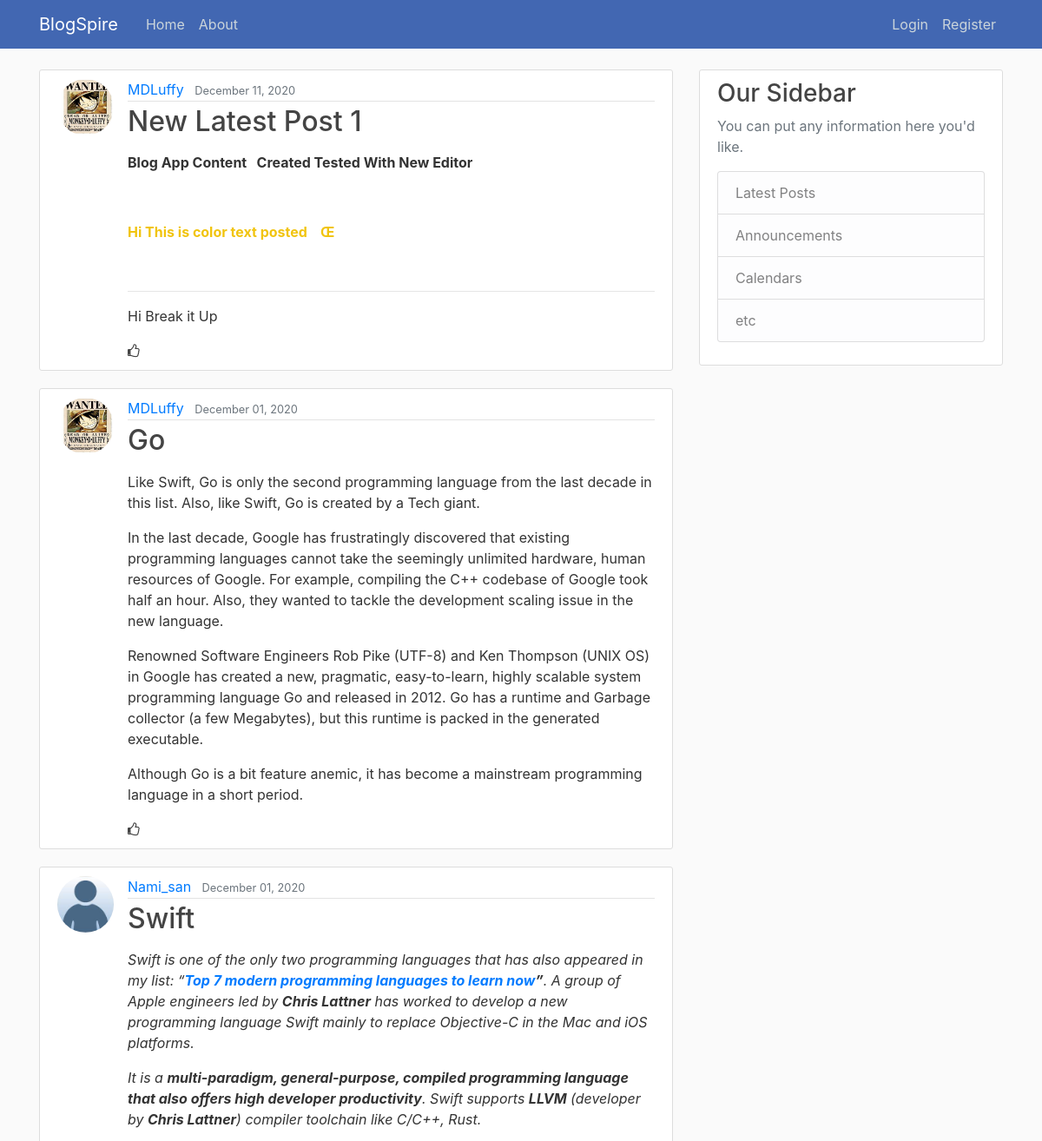
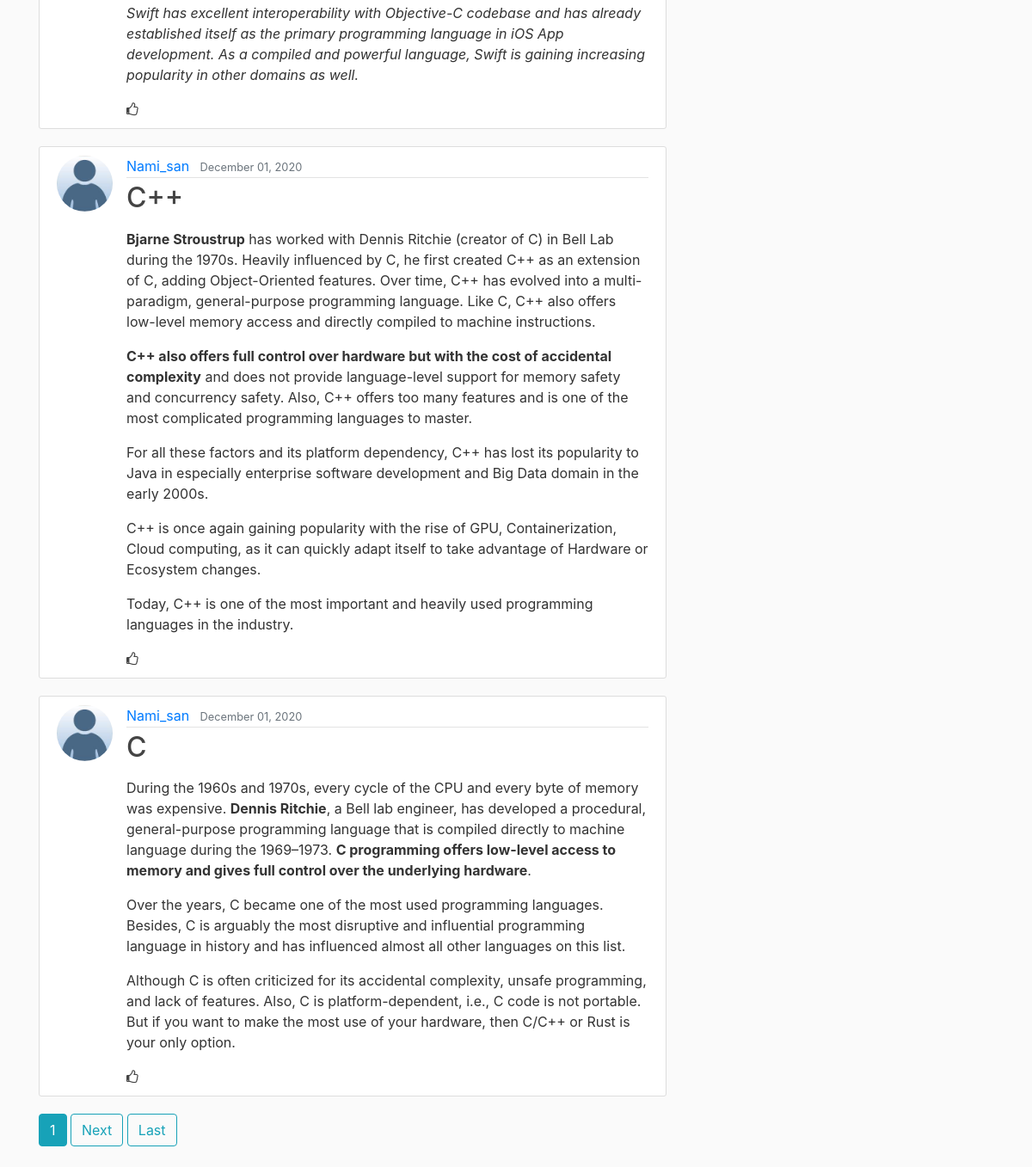
The page / on the database its author committed (2 pictures, top to bottom).
### blog/models.py (models this page shows, shortened)
class Post(models.Model):
    title = models.CharField(max_length=150)
    content = RichTextField(blank=True , null=True)
    date_posted = models.DateTimeField(default=timezone.now)
    author = models.ForeignKey(User, on_delete=models.CASCADE)
    likes = models.ManyToManyField(User, related_name='blog_posts')

### users/models.py (models this page shows, shortened)
class Profile(models.Model): # add whatever you like the info about the author
    user = models.OneToOneField(User, on_delete=models.CASCADE)
    image = models.ImageField(default = 'default.jpg' , upload_to='profile_pics')

### blog/views.py (the view)
# urls.py: path('', PostListView.as_view(), name = 'blog-home'),
class PostListView(ListView):
    model = Post
    template_name = 'blog/home.html' # <app> /<model>_<viewtype>.html
    context_object_name = 'posts'
    ordering = ['-date_posted']
    paginate_by = 5

### blog/templates/blog/home.html (shortened to what this page needs)
{% extends "blog/base.html" %}
{% block content %}
{% for post in posts %}
<article class="media content-section">
  <img class="rounded-circle  article-img" src="{{ post.author.profile.image.url}}">
  <div class="media-body">
    <div class="article-metadata">
      <a class="mr-2" href="{% url 'user-posts' post.author.username %}">{{ post.author }}</a>
      <small class="text-muted">{{ post.date_posted|date:'F d, Y' }}</small>
    </div>
    <h2><a class="article-title" href="{% url 'post-detail' post.id  %}">{{ post.title }}</a></h2>
    <p class="article-content">{{ post.content | safe }}</p>
    <a class="article-title" href="{% url 'post-detail' post.id  %}"><i class="fa fa-thumbs-o-up"></i></a>
  </div>
</article>
{% endfor %}
{%  if is_paginated %}
{% for num in page_obj.paginator.page_range %}
  {% if page_obj.number == num  %}
 <a class="btn btn-info mb-4" href="?page={{ num }}">{{ num }}</a>
 {% elif num > page_obj.number|add:'-3' and  num < page_obj.number|add:'-3' %}
 <a class="btn btn-outline-info mb-4" href="?page={{ num }}">{{ num }}</a>
 {% endif %}
 {% endfor %}
{% if page_obj.has_next %}
<a class="btn btn-outline-info mb-4" href="?page={{page_obj.next_page_number}}">Next</a>
<a class="btn btn-outline-info mb-4" href="?page={{page_obj.paginator.num_pages }}">Last</a>
{% endif %}
{% endif %}
{% endblock content %}

### blog/templates/blog/base.html (shortened to what this page needs)
{% load static %}
<!DOCTYPE html>
<html>
<head>
    <link rel="stylesheet" href="https://maxcdn.bootstrapcdn.com/bootstrap/4.0.0/css/bootstrap.min.css">
    <link rel="stylesheet" href="https://maxcdn.bootstrapcdn.com/font-awesome/4.4.0/css/font-awesome.min.css">
    <link rel="stylesheet" type="text/css" href="{% static 'blog/main.css' %}">
</head>
<body>
    <header class="site-header">
      <nav class="navbar navbar-expand-md navbar-dark bg-steel fixed-top">
        <div class="container">
          <a class="navbar-brand mr-4" href="{% url 'blog-home' %}">BlogSpire</a>
          <div class="collapse navbar-collapse" id="navbarToggle">
            <div class="navbar-nav mr-auto">
              <a class="nav-item nav-link" href="{% url 'blog-home' %}">Home</a>
              <a class="nav-item nav-link" href="{% url 'blog-about' %}">About</a>
            </div>
            <div class="navbar-nav">
              {% if user.is_authenticated %}
              <a class="nav-item nav-link" href="{% url 'post-create' %}">New Post</a>
              <a class="nav-item nav-link" href="{% url 'profile' %}">Profile  </a>
              <a class="nav-item nav-link" href="{% url 'logout' %}">Logout</a>
              {% else %}
              <a class="nav-item nav-link" href="{% url 'login' %}">Login</a>
              <a class="nav-item nav-link" href="{% url 'register' %}">Register</a>
              {% endif %}
            </div>
          </div>
        </div>
      </nav>
    </header>
    <main role="main" class="container">
      <div class="row">
        <div class="col-md-8">
          {% block content %}{% endblock %}
        </div>
        <div class="col-md-4">
          <div class="content-section">
            <h3>Our Sidebar</h3>
            <p class='text-muted'>You can put any information here you'd like.
              <ul class="list-group">
                <li class="list-group-item list-group-item-light">Latest Posts</li>
                <li class="list-group-item list-group-item-light">Announcements</li>
                <li class="list-group-item list-group-item-light">Calendars</li>
                <li class="list-group-item list-group-item-light">etc</li>
              </ul>
            </p>
          </div>
        </div>
      </div>
    </main>
</body>
</html>

### blog/static/blog/main.css (style rules this page uses)
body { background: #fafafa; color: #333333; margin-top: 5rem; }
h1, h2, h3, h4, h5, h6 { color: #444444; }
ul { margin: 0; }
.bg-steel { background-color: #4267B2; }
.site-header .navbar-nav .nav-link { color: #cbd5db; }
.content-section { background: #ffffff; padding: 10px 20px; border: 1px solid #dddddd; border-radius: 3px; margin-bottom: 20px; }
.article-title { color: #444444; }
.article-content { white-space: pre-line; }
.article-img { height: 65px; width: 65px; margin-right: 16px; }
.article-metadata { padding-bottom: 1px; margin-bottom: 4px; border-bottom: 1px solid #e3e3e3 }

### rows shown on the page
Post: author.profile.image (picture), author "MDLuffy", date_posted "December 11, 2020", title "New Latest Post 1", content "Blog App Content Created Tested With New Editor Hi This is color text posted Œ Hi Break it Up"
Post: author.profile.image (picture), author "MDLuffy", date_posted "December 01, 2020", title "Go", content "Like Swift, Go is only the second programming language from the last decade in this list. Also, like Swift, Go is created by a Tech giant. In the last decade, Google has frustratingly discovered that existing programming languages cannot take the seemingly unlimited hardware, human resources of Google. For example, compiling the C++ codebase of Google took half an hour. Also, they wanted to tackle the development scaling issue in the new language. Renowned Software Engineers Rob Pike (UTF-8) and Ken Thompson (UNIX OS) in Google has created a new, pragmatic, easy-to-learn, highly scalable system programming language Go and released in 2012. Go has a runtime and Garbage collector (a few…"
Post: author.profile.image (placeholder picture), author "Nami_san", date_posted "December 01, 2020", title "Swift", content "Swift is one of the only two programming languages that has also appeared in my list: “ Top 7 modern programming languages to learn now ” . A group of Apple engineers led by Chris Lattner has worked to develop a new programming language Swift mainly to replace Objective-C in the Mac and iOS platforms. It is a multi-paradigm, general-purpose, compiled programming language that also offers high developer productivity . Swift supports LLVM (developer by Chris Lattner ) compiler toolchain like C/C++, Rust. Swift has excellent interoperability with Objective-C codebase and has already established itself as the primary programming language in iOS App development. As a compiled and powerful…"
Post: author.profile.image (placeholder picture), author "Nami_san", date_posted "December 01, 2020", title "C++", content "Bjarne Stroustrup has worked with Dennis Ritchie (creator of C) in Bell Lab during the 1970s. Heavily influenced by C, he first created C++ as an extension of C, adding Object-Oriented features. Over time, C++ has evolved into a multi-paradigm, general-purpose programming language. Like C, C++ also offers low-level memory access and directly compiled to machine instructions. C++ also offers full control over hardware but with the cost of accidental complexity and does not provide language-level support for memory safety and concurrency safety. Also, C++ offers too many features and is one of the most complicated programming languages to master. For all these factors and its platform…"
Post: author.profile.image (placeholder picture), author "Nami_san", date_posted "December 01, 2020", title "C", content "During the 1960s and 1970s, every cycle of the CPU and every byte of memory was expensive. Dennis Ritchie , a Bell lab engineer, has developed a procedural, general-purpose programming language that is compiled directly to machine language during the 1969–1973. C programming offers low-level access to memory and gives full control over the underlying hardware . Over the years, C became one of the most used programming languages. Besides, C is arguably the most disruptive and influential programming language in history and has influenced almost all other languages on this list. Although C is often criticized for its accidental complexity, unsafe programming, and lack of features. Also, C is…"

### other values the page prints
{{ num }} "1"
